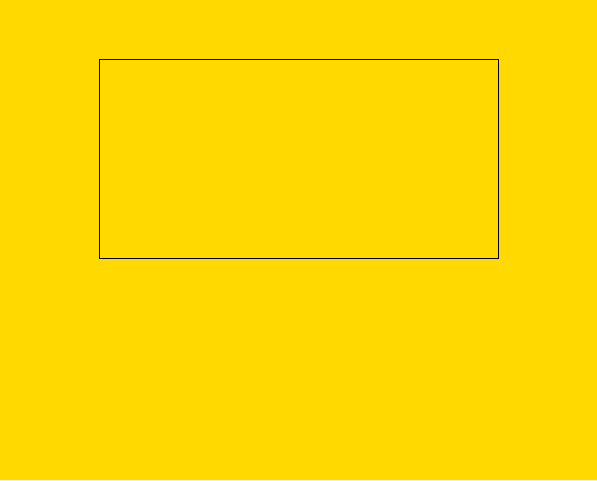
<?xml version="1.0" encoding="UTF-8"?>
<ui version="4.0">
 <class>Dialog</class>
 <widget class="QDialog" name="Dialog">
  <property name="geometry">
   <rect>
    <x>0</x>
    <y>0</y>
    <width>597</width>
    <height>481</height>
   </rect>
  </property>
  <property name="windowTitle">
   <string>Dialog</string>
  </property>
  <widget class="QWidget" name="widget" native="true">
   <property name="geometry">
    <rect>
     <x>-1</x>
     <y>-1</y>
     <width>601</width>
     <height>481</height>
    </rect>
   </property>
   <property name="styleSheet">
    <string notr="true">background-color: rgb(255, 217, 0);</string>
   </property>
   <widget class="QLabel" name="label">
    <property name="geometry">
     <rect>
      <x>100</x>
      <y>60</y>
      <width>400</width>
      <height>200</height>
     </rect>
    </property>
    <property name="frameShape">
     <enum>QFrame::Box</enum>
    </property>
    <property name="text">
     <string/>
    </property>
   </widget>
  </widget>
 </widget>
 <resources/>
 <connections/>
</ui>
